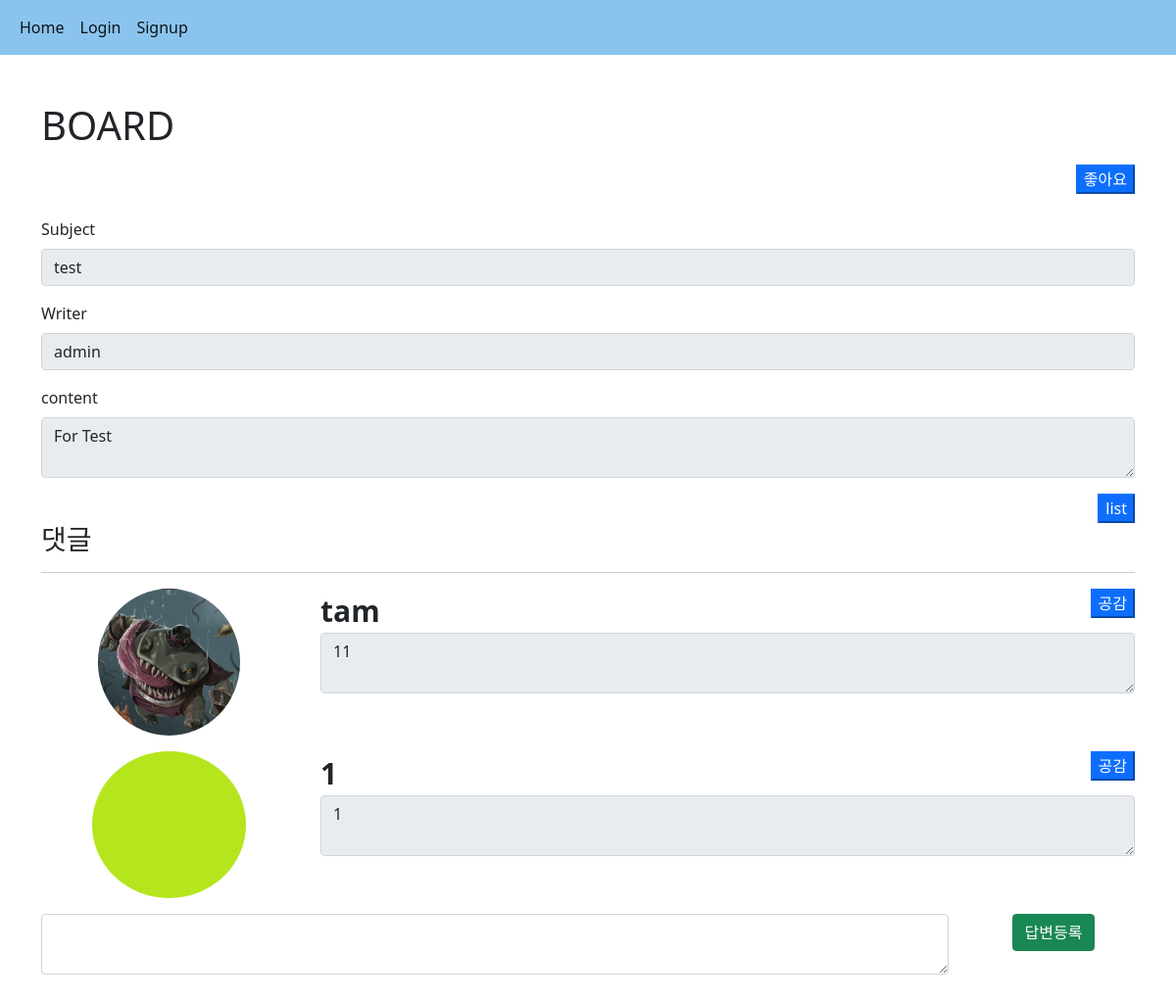
The page /board/detail/5 on the database its author committed.
### board/models.py (models this page shows, shortened)
class Board(models.Model):
    subject = models.CharField(max_length=100)
    writer = models.CharField(max_length=50)
    content = models.TextField()
    hit = models.IntegerField(default=0)
    up = models.ManyToManyField(User, blank=True)

class Reply(models.Model):
    subject = models.ForeignKey(Board, on_delete=models.CASCADE)
    replyer = models.CharField(max_length=100)
    replyer_pic = models.ImageField()
    comment = models.TextField()
    agree = models.ManyToManyField(User, blank=True)

### board/views.py (the view)
# urls.py: path('detail/<num>', views.detail, name = "detail"),
def detail(request, num):
    b = Board.objects.get(id=num)
    r = b.reply_set.all()
    context={
        'con' : b,
        'rep' : r,
    }
    return render(request, "board/detail.html", context)

### template/board/detail.html (shortened to what this page needs)
{% extends 'base.html' %}
{% block content %}
<div class="container mt-5 mb-5">
    <h1>BOARD</h1>
    <div class="text-end mt-3">
        {% if user in con.up.all %}
            <a href="{% url 'board:up' con.id 'cancel' %}"><button type="submit" class="bnt btn-danger">좋아요취소</button></a>
        {% else %}
            <a href="{% url 'board:up' con.id 'up' %}"><button type="submit" class="bnt btn-primary">좋아요</button></a>
        {% endif %}
    </div>
    <div class="mb-3 mt-4">
        <label for="exampleInputEmail1" class="form-label">Subject</label>
        <input type="text" value="{{con.subject}}" disabled class="form-control" id="exampleInputEmail1" aria-describedby="emailHelp">
    </div>
    <div class="mb-3">
        <label for="exampleInputEmail1" class="form-label">Writer</label>
        <input type="text" disabled value="{{con.writer}}" class="form-control" id="exampleInputEmail1" aria-describedby="emailHelp">
    </div>
    <div class="mb-3">
        <label for="exampleInputEmail1" class="form-label">content</label>
        <textarea disabled class="form-control">{{con.content}}</textarea>
    </div>
    <div class="text-end mt-3">
        {% if user.username == con.writer %}
            <a href="{% url 'board:delete' con.id %}"><button type="submit" class="bnt btn-primary">delete</button></a>
            <a href="{% url 'board:update' con.id %}"><button type="submit" class="bnt btn-primary">edit</button></a>
            <a href="{% url 'board:index' %}"><button type="submit" class="bnt btn-primary">list</button></a>
        {% else %}
            <a href="{% url 'board:index' %}"><button type="submit" class="bnt btn-primary">list</button></a>
        {% endif %}
    </div>
    <h3>댓글</h3>
    <hr>
    {% for i in rep %}
        <div class="row mb-3" height="150px">
            <div class="col-lg-3 text-center">
                <img src="{{ i.replyer_pic.url }}" class="rounded-circle" height="150px">
            </div>
            <div class="col-lg-9">
                <span style="font-weight: bold; font-size: 30px;">{{ i.replyer }}</span>
                <span style="float: right">
                    <a href="{% url 'board:agree' i.id con.id %}"><button class="btn-primary">공감</button></a>
                </span>
                <textarea class="form-control" disabled>{{ i.comment }}</textarea>
            </div>
        </div>
    {% endfor %}
    <form method="POST" action="{% url 'board:create_reply' con.id %}">
        <div class="row text-center">
            <div class="col-lg-10">
                <textarea name="comment" class="form-control"></textarea>
            </div>
            <div class="col-lg-2">
                <button class="btn btn-success">답변등록</button>
            </div>
        </div>
    </form>
</div>
{% endblock %}

### rows shown on the page
Board: subject "test", writer "admin", content "For Test"
Reply: replyer_pic (picture), replyer "tam", comment "11"
Reply: replyer_pic (placeholder picture), replyer "1", comment "1"
